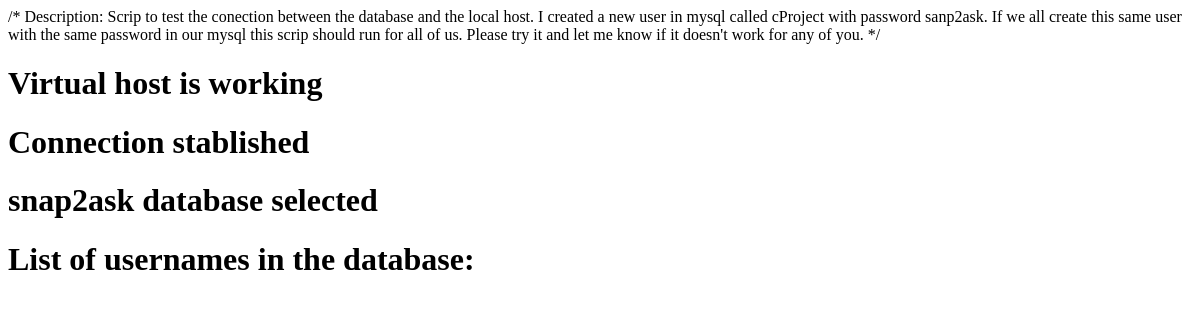
/Code/TestCode/testMysqlAccess.php, run on an earlier commit of the app's database.
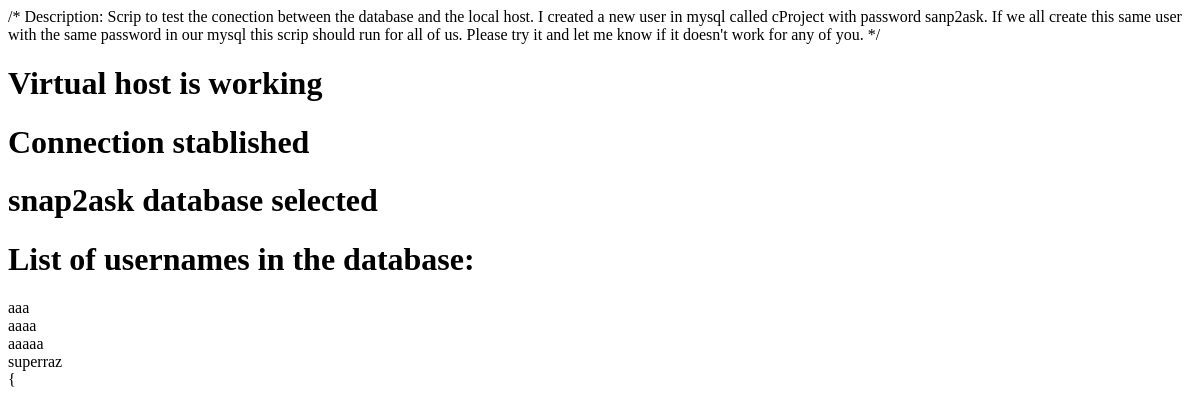
And on a later commit of the database.
### tables this page shows
CREATE TABLE `users` (
  `id` int(11) NOT NULL AUTO_INCREMENT,
  `username` varchar(100) NOT NULL,
  `email` varchar(100) NOT NULL,
  `password` varchar(100) NOT NULL,
  `salt` varchar(100) NOT NULL,
  `balance` int(11) NOT NULL DEFAULT '10',
  `is_tutor` tinyint(4) NOT NULL DEFAULT '0',
  `is_admin` tinyint(4) NOT NULL DEFAULT '0',
  `authentication_mode_id` int(11) NOT NULL,
  PRIMARY KEY (`id`),
  UNIQUE KEY `username_UNIQUE` (`username`),
  UNIQUE KEY `email_UNIQUE` (`email`),
  KEY `fk_users_authentication_modes1_idx` (`authentication_mode_id`),
  CONSTRAINT `fk_users_authentication_modes1` FOREIGN KEY (`authentication_mode_id`) REFERENCES `authentication_modes` (`id`) ON DELETE NO ACTION ON UPDATE NO ACTION
);

### Code/TestCode/testMysqlAccess.php (the view, shortened to what this page needs)
<html>
	<head>
	</head>
<body>
	<?php
		echo '<h1>Virtual host is working</h1>';
		echo '<h1>Connection stablished</h1>';
		echo '<h1>snap2ask database selected</h1>';
		echo '<h1>List of usernames in the database:</h1>';
		$result = mysql_query("SELECT username FROM users");
		while($row = mysql_fetch_array($result))
		{
			echo $row['username'];
			echo "<br />";
		}
	?>
</body>
</html>

What changed in the data, as far as the page shows it:
added users: username "aaa"
added users: username "aaaa"
added users: username "aaaaa"
added users: username "superraz"
added users: username "{"
